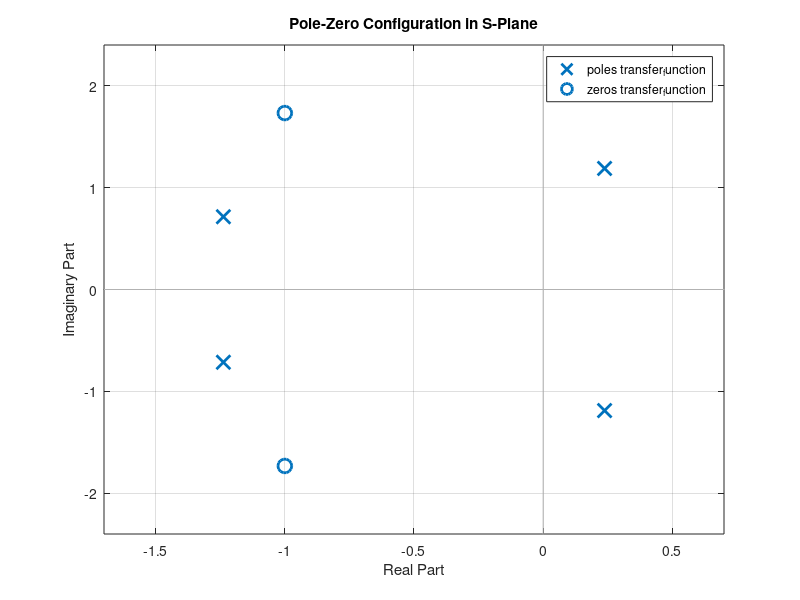
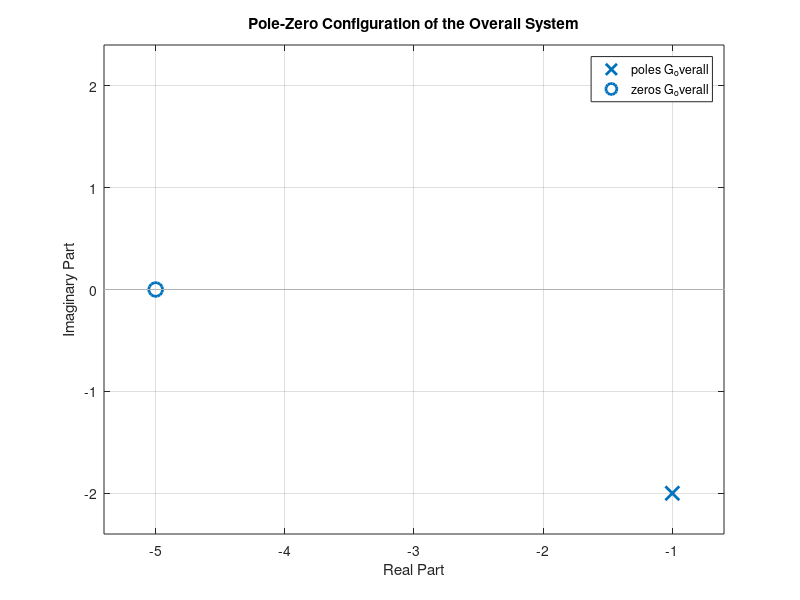

MATLAB code for these plots, in order: (Note: this script raises an error after producing the figures.)
%%
clc; clear; close all;

% Define numerator and denominator coefficients
n = [1 2 4]; % Numerator coefficients
d = [3 6 7 8 9]; % Denominator coefficients

% Create Transfer Function
transfer_function = tf(n, d);

% Convert TF to Zero-Pole-Gain Representation
G = zpk(transfer_function);

% Compute Poles and Zeros
[z, p, k] = tf2zp(n, d);

% Convert back to Transfer Function (for verification)
[n1, d1] = zp2tf(z, p, k);

% Plot Pole-Zero Map
figure;
pzmap(transfer_function);
grid on;
title('Pole-Zero Configuration in S-Plane');
xlabel('Real Part');
ylabel('Imaginary Part');

% Open LTI Viewer for System Analysis
%ltiview(G);

%%
clc; clear; close all;

% Define Transfer Functions
n1 = [1 0];  % Numerator of G1
d1 = [0 1];  % Denominator of G1
G1 = tf(n1, d1, 'inputname', 'Ei', 'outputname', 'E01');

n2 = [5];    % Numerator of G2
d2 = [1];    % Denominator of G2
G2 = tf(n2, d2, 'inputname', 'Ei', 'outputname', 'E02');

n3 = [1];    % Numerator of G3
d3 = [1 1 0];% Denominator of G3
G3 = tf(n3, d3, 'inputname', 'E0', 'outputname', 'C');

n4 = [1];    % Numerator of H1 (feedback)
d4 = [1];    % Denominator of H1
H1 = tf(n4, d4, 'inputname', 'C', 'outputname', 'B');

% Compute Parallel Combination of G1 and G2
G_12 = parallel(G1, G2);

% Compute Series Combination of G_12 and G3
G_forward = series(G_12, G3);

% Compute Closed-loop Transfer Function using Negative Feedback
G_overall = feedback(G_forward, H1);

% Display the Overall Transfer Function
disp('Overall Transfer Function:');
G_overall

% Plot the Pole-Zero Map of the Overall System
figure;
pzmap(G_overall);
grid on;
title('Pole-Zero Configuration of the Overall System');
xlabel('Real Part');
ylabel('Imaginary Part');

%%
clc; clear; close all;

% Define the Transfer Function
n = [25];      % Numerator coefficients
d = [1 6 25];  % Denominator coefficients
sys = tf(n, d);

% Compute Poles (Roots of Denominator)
R = roots(d);
disp('Poles of the System:');
disp(R);

% Step Response Information
S = stepinfo(sys, 'RiseTimeLimits', [0.01, 1.00]);
disp('Step Response Information:');
disp(S);

% Plot Step Response
figure;
step(sys);
grid on;
title('Step Response of the System');

% Pole-Zero Plot
figure;
pzmap(sys);
grid on;
title('Pole-Zero Map of the System');

% Use LTI Viewer
ltiview({'step'}, sys);
%%
clc; clear; close all;

% Define Transfer Function
h1 = tf(9, [1 6 9]);

% Define Time Vector (100 points from 0 to 15)
t = linspace(0, 15, 100);

% Step Response
subplot(3,2,1);
step(h1);
title('Step Response');

% Impulse Response
subplot(3,2,2);
impulse(h1);
title('Impulse Response');

% Sine Input Response
r = sin(t);
subplot(3,2,3);
lsim(h1, r, t);
title('Response to sin(t)');

% Linear Input Response
s = 2*t;
subplot(3,2,4);
lsim(h1, s, t);
title('Response to 2t');

% Quadratic Input Response
q = 2 * (t.^2);
subplot(3,2,5);
lsim(h1, q, t);
title('Response to 2t^2');

% Pole-Zero Map
subplot(3,2,6);
pzmap(h1);
title('Pole-Zero Map');
grid on;

%%
clear all;
close all;
clc;

% Define Transfer Function
h = tf(4, [1 3 4]);

% Compute Step Response
[y, t] = step(h);

% Find Steady-State Value
c = y(end);  % Last value of the step response

% Compute Steady-State Error
sserror = abs(1 - c);

% Display Result
fprintf('Steady-State Error: %f\n', sserror);
